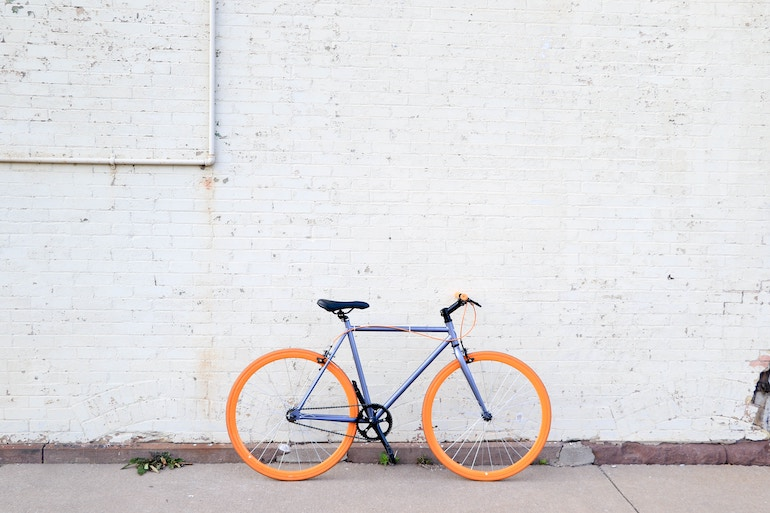
#> input picture samples/bike.jpg, 770 x 513 px; its folder holds only this picture in this run
$ jupyter execute --allow-errors francois.ipynb   (shell and % lines are left out)
#> lines starting #> are read from the running program, lines starting #| are printed output that depends on the picture
#> further down, img_rgb is the input picture: PIL image 770x513 RGB; mean R, G, B 220.8, 218.5, 220.1
#> `img_y = img_rgb.convert('L')`:
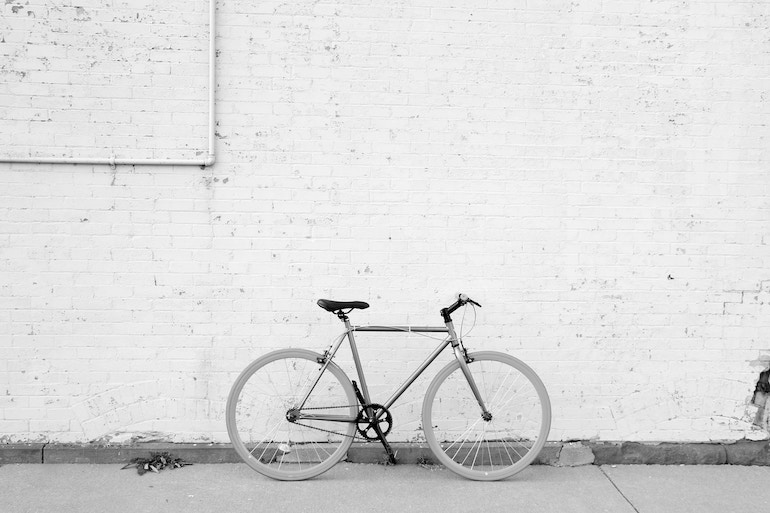
#> img_y: PIL image 770x513 L; min 0, max 255, mean 219.3
[cell 1]
import glob
import os
import numpy as np
from PIL import Image
import matplotlib.pyplot as plt
import coremltools
import cv2


# [64 lines left out: functions guided, watershed, make_beautiful_image, not called in this run]


# List of labels
labels = ['Background','Plane','Bicycle','Bird','Boat','Bottle','Bus','Car','Cat','Chair','Cow','Diningtable','Dog','Horse','Motorbike','Person','Pottedplant','Sheep','Sofa','Train','Tvmonitor']
label2id = {'Background':0,'Plane':1,'Bicycle':2,'Bird':3,'Boat':4,'Bottle':5,'Bus':6,'Car':7,'Cat':8,'Chair':9,'Cow':10,'Diningtable':11,'Dog':12,'Horse':13,'Motorbike':14,'Person':15,'Pottedplant':16,'Sheep':17,'Sofa':18,'Train':19,'Tvmonitor':20}


input_folder = '../../../samples'
mask_folder = 'output/mask/'
guided_folder = 'output/guided_filter/'
watershed_folder = 'output/watershed/'

# os.mkdir('output')
# os.mkdir(mask_folder)

if not os.path.isdir(mask_folder):
    os.makedirs(mask_folder)
if not os.path.isdir(guided_folder):
    os.makedirs(guided_folder)
if not os.path.isdir(watershed_folder):
    os.makedirs(watershed_folder)

# output_mask =

paths = glob.glob(os.path.join(input_folder, '*.jpg'))
#> (the rest of this cell did not finish here and is left out)


$ run again, on samples/car.jpg
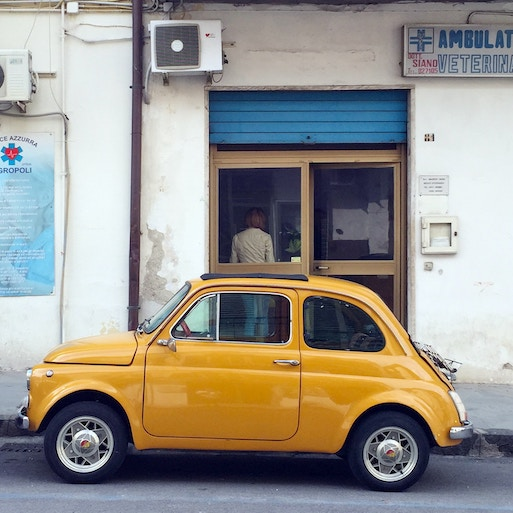
#> input picture samples/car.jpg, 513 x 513 px
#> img_rgb is the input picture: PIL image 513x513 RGB; mean R, G, B 151.6, 147.4, 140.2
#> `img_y = img_rgb.convert('L')`:
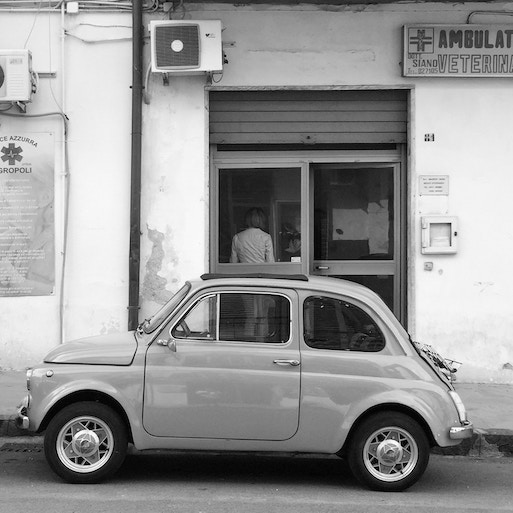
#> img_y: PIL image 513x513 L; min 0, max 255, mean 147.8
